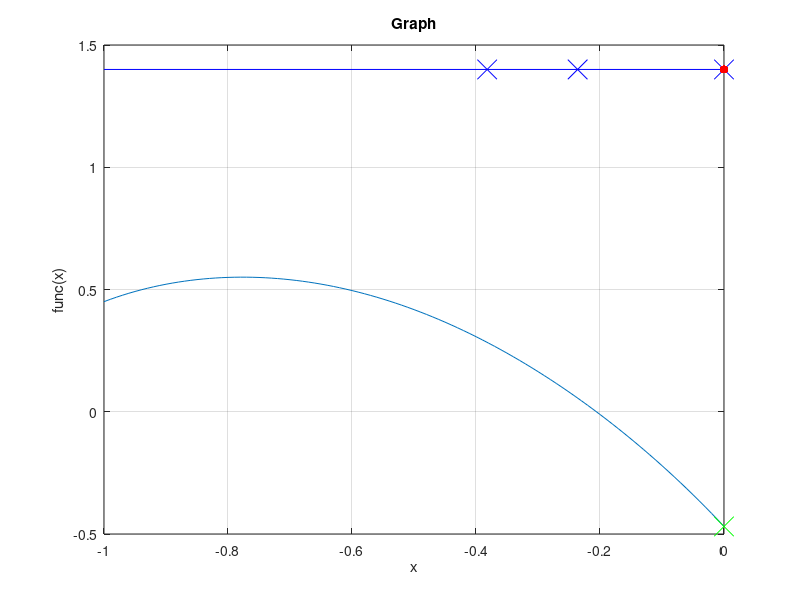

Recreate this plot in MATLAB.
function lab3()
    clc();

    a = -1;
    b = 0;
    epsilon = power(10, -6);
    n_GR = 2;
    
    % Draw graph function
    x = [-1 : 0.01 : 0];
    y = [];

    for i = x
        y = [y, func(i)];
    end
    
    plot(x, y), xlabel('x'), ylabel('func(x)'), title('Graph');
    grid on;

    hold on;

    [x_star, f_star, n] = parabol(a, b, epsilon, n_GR);
    fprintf('-------------------------------------\n');
    fprintf('epsilon: %f\n', epsilon);
    fprintf('x_star: %f\n', x_star);
    fprintf('f_star: %f\n', f_star);
    fprintf('N: %d\n', n);

    scatter(x_star, f_star, 200, 'g', 'x');

    hold off;

    [x, fval, ~, output] = fminbnd(@func, a, b);
    fprintf('\n======== FMINBND ========\n');
    fprintf('Number of iterations: %d\n', output.iterations);
    fprintf('Minimum point: (%7.8f, %7.8f)\n', x, fval);
end

% Input function
function y = func(x)
    y1 = 2 * power(x, 5) - 7 * x + sqrt(11);
    y2 = (-4*x*x - 4*x + 3 - 4*sqrt(2)) / (3*x*x + 3*x + 3*sqrt(2));
    y = log(y1) + sinh(y2) - 1.0;
end

% Using Golden section search to find x1, x2, x3
function [x_begin, x_middle, y_middle, x_end, n] = golden_step(a, b, n_GR)
    t = (sqrt(5) - 1) / 2;
    l = b - a;
    
    x1 = b - t*l;
    f1 = func(x1);
    
    x2 = a + t*l;
    f2 = func(x2);
    
    n = 2;

    for j = 1:n_GR
        if f1 <= f2
            b = x2;
            l = b - a;
            
            x2 = x1;
            f2 = f1;
            
            x_middle = x2;
            y_middle = f2;
            
            x1 = b - t*l;
            f1 = func(x1);
        else
            a = x1;
            l = b - a;
            
            x1 = x2;
            f1 = f2;
            
            x_middle = x1;
            y_middle = f1;
            
            x2 = a + t*l;
            f2 = func(x2);
        end
        n = n + 1;
    end
  
    x_begin = a;
    x_end = b;
end

% Finding optimum point x
function x = optimum_point(x1, y1, x2, y2, x3, y3, epsilon)
    a1 = (y2 - y1) / (x2 - x1);
    a2 = ((y3 - y1)/(x3 - x1) - (y2 - y1)/(x2 - x1)) / (x3 - x2);

    x = (x1 + x2 - a1/a2) / 2;
end

% Parabol search function
function [x_star, f_star, n] = parabol(a, b, epsilon, n_GR)
    [x1, x2, y2, x3, n] = golden_step(a, b, n_GR);
    fprintf('After goldenratio step: N = %d\tSegment: [%.7f %.7f]\n', n, x1, x3);
    fprintf("Main process:\n");
    
    y1 = func(x1);
    y3 = func(x3);
    x = optimum_point(x1, y1, x2, y2, x3, y3, epsilon);
    
    n = n + 2;
    flag = true;
    h = 1.5;  % horizontal line begining
    
    % Check kind of function
    if (x1 - x) * (x3 - x) < 0
        y = func(x);
        n = n + 1;

        while flag
            % Draw horizontal line
            h = h - 0.1;
            plot([-1 0], [h h], 'Color', 'b');
            scatter([x1 x2 x3], [h h h], 200, 'b', 'x');
            scatter(x, h, 'r', 'filled');
          
            fprintf('N = %d\tSegment: [%.7f %.7f]\tCurrent: %f\n', n, x1, x3, x);
            scatter(x, y, 50, 'r', 'filled');
            
            x_mark = x;
            if (x < x2)
                if (y > y2)     % case: min \in [x, x3]
                    x1 = x;
                    y1 = y;
                else            % case: min \in [x1, x2]
                    x3 = x2;
                    y3 = y2;
                    x2 = x;
                    y2 = y;
                end
            else
                if (y >= y2)    % case: min \in [x1, x]
                    x3 = x;
                    y3 = y;
                else            % case: min \in [x2, x3]
                    x1 = x2;
                    y1 = y2;
                    x2 = x;
                    y2 = y;
                end
            end
            
            x = optimum_point(x1, y1, x2, y2, x3, y3, epsilon);
            y = func(x);
            n = n + 1;
            
            if abs(x - x_mark) < epsilon
                flag = false;
            end
        end
    else
        if (y1 < y3)
            x = x1;
            y = y1;
        else
            x = x3;
            y = y3;
        end
        
        % Draw horizontal line
        h = h - 0.1;
        plot([-1 0], [h h], 'Color', 'b');
        scatter([x1 x2 x3], [h h h], 200, 'b', 'x');
        scatter(x, h, 'r', 'filled');
    end
    
    x_star = x;
    f_star = y;
end
